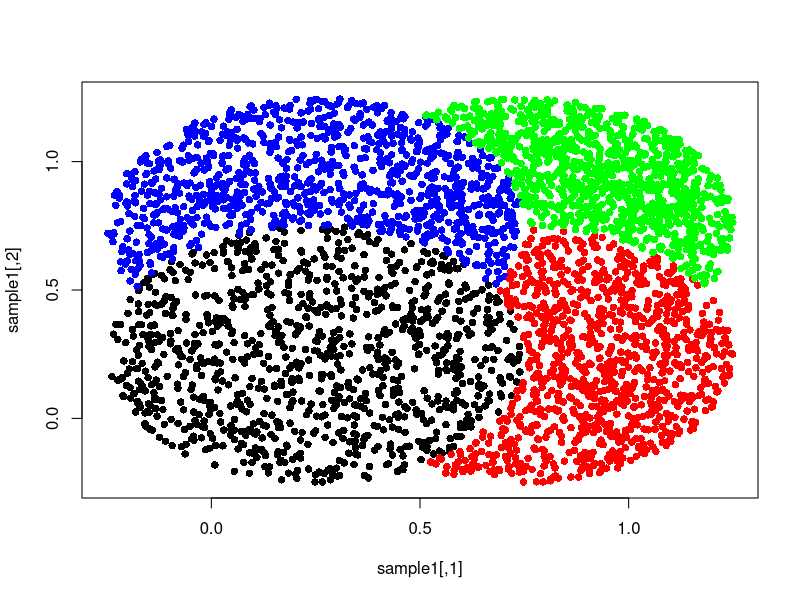

This chart was generated by the following R code:
plot.circle <- function(c, r, Color="blue"){
  x.axis <- seq(c[1]-r, c[1]+r, by=r/100)
  lines(x.axis, c[2] + sqrt(r^2-(x.axis-c[1])^2), col=Color)
  lines(x.axis, c[2] - sqrt(r^2-(x.axis-c[1])^2), col=Color)
}

X <- matrix(c(0.25, 0.25, 0.75, 0.75, 0.25, 0.75, 0.25, 0.75), nrow=4)
area <- matrix(runif(10e6, -0.25, 1.25), ncol=2)

valid.new.pt <- rep(TRUE, 5e6)
valid.new.pt <- valid.new.pt & (((area[,1]-X[1,1])^2 + (area[,2]-X[1,2])^2) < 0.25)
num1 <- sum(valid.new.pt)
sample1 <- area[valid.new.pt,][sample.int(sum(valid.new.pt), 1000),]

valid.new.pt <- rep(TRUE, 5e6)
valid.new.pt <- valid.new.pt & !(((area[,1]-X[1,1])^2 + (area[,2]-X[1,2])^2) < 0.25)
valid.new.pt <- valid.new.pt &  (((area[,1]-X[2,1])^2 + (area[,2]-X[2,2])^2) < 0.25)
num2 <- sum(valid.new.pt)
sample2 <- area[valid.new.pt,][sample.int(sum(valid.new.pt), 1000),]

valid.new.pt <- rep(TRUE, 5e6)
valid.new.pt <- valid.new.pt & !(((area[,1]-X[1,1])^2 + (area[,2]-X[1,2])^2) < 0.25)
valid.new.pt <- valid.new.pt & !(((area[,1]-X[2,1])^2 + (area[,2]-X[2,2])^2) < 0.25)
valid.new.pt <- valid.new.pt &  (((area[,1]-X[3,1])^2 + (area[,2]-X[3,2])^2) < 0.25)
num3 <- sum(valid.new.pt)
sample3 <- area[valid.new.pt,][sample.int(sum(valid.new.pt), 1000),]

valid.new.pt <- rep(TRUE, 5e6)
valid.new.pt <- valid.new.pt & !(((area[,1]-X[1,1])^2 + (area[,2]-X[1,2])^2) < 0.25)
valid.new.pt <- valid.new.pt & !(((area[,1]-X[2,1])^2 + (area[,2]-X[2,2])^2) < 0.25)
valid.new.pt <- valid.new.pt & !(((area[,1]-X[3,1])^2 + (area[,2]-X[3,2])^2) < 0.25)
valid.new.pt <- valid.new.pt &  (((area[,1]-X[4,1])^2 + (area[,2]-X[4,2])^2) < 0.25)
num4 <- sum(valid.new.pt)
sample4 <- area[valid.new.pt,][sample.int(sum(valid.new.pt), 1000),]

plot(sample1, xlim=c(-0.25, 1.25), ylim=c(-0.25, 1.25), pch=16)
lines(sample2, pch=16, col="blue", type="p")
lines(sample3, pch=16, col="red", type="p")
lines(sample4, pch=16, col="green", type="p")

(num1 / 5e6) * 1.5^2
(num2 / 5e6) * 1.5^2
(num3 / 5e6) * 1.5^2
(num4 / 5e6) * 1.5^2
